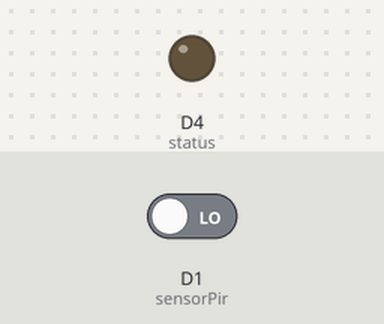
Bench run of a sketch on a simulated ESP8266 (NodeMCU). Parts: output pins drawn as LEDs (lit = HIGH). The inputs (shaded band) are chosen by the test bench; at power-on: D1 (sensorPir) LOW. WiFi joins after 1.5 s; servers stay silent unless stated; what the sketch prints to the serial monitor is not drawn.

Above: at 2.7 s.
2.8 s: D1 (sensorPir) driven HIGH
At 6.1 s:
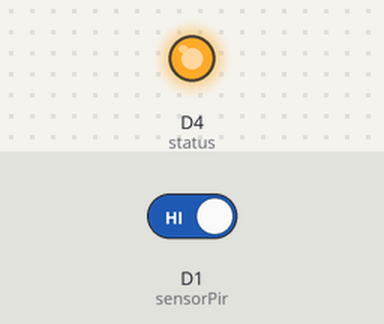
6.4 s: D1 (sensorPir) driven LOW
At 8.1 s:
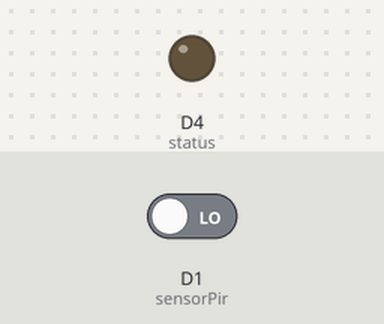
Timing chart, 0 to 9.6 s (numbered marks = the images above; inputs shaded):
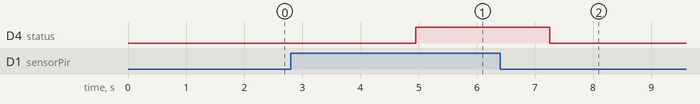

The sketch:

sensortofirebase.ino.ino
```cpp
#include <ESP8266WiFi.h>
#include <FirebaseArduino.h>

// Set Konfigurasi Firebase
#define FIREBASE_HOST "freeroom-box-default-rtdb.asia-southeast1.firebasedatabase.app"
#define FIREBASE_AUTH "W7x9bMZ*************************************"
#define WIFI_SSID "AndroidAP"
#define WIFI_PASSWORD "1*********"

String myString;
String motion = "Detected";
String nomotion = "Not Detected";

int sdata = 0;
int sensorPir = D1;
int status = D4;


void setup() {
  Serial.begin(9600);
  pinMode(sensorPir, INPUT);
  pinMode(status, OUTPUT);
  int val = 0;
  // Menghubungkan ke wifi
  WiFi.begin(WIFI_SSID, WIFI_PASSWORD);
  Serial.print("Menghubungkan...");
  while (WiFi.status() != WL_CONNECTED) {
    Serial.print(".");
    delay(500);
  }
  Serial.println();
  Serial.print("Terhubung: ");
  Serial.println(WiFi.localIP());

  Firebase.begin(FIREBASE_HOST, FIREBASE_AUTH);
}

int n = 0;

void loop() {
  sdata = digitalRead(sensorPir);
  myString = String(sdata);
  Serial.println(myString);
  Firebase.setString("Variabel/Value",myString);
  delay(1000);

  long state = digitalRead(sensorPir);
  if(state ==  HIGH) {
    digitalWrite (status, HIGH);
    Serial.println("Gerakan Terdeteksi!");
    Serial.println(state);
    Firebase.setString("state/alert", motion);
    delay(1000);
  }
  else {
    digitalWrite (status, LOW);
    Serial.println("Gerakan Tidak Terdeteksi");
    Firebase.setString("state/alert", nomotion);
    delay(1000);
  }

}
```

Measured:
- after the input at 2.8 s, D4 (status): LOW → HIGH after 2.2 s
- after the input at 6.4 s, D4 (status): HIGH → LOW after 0.85 s
